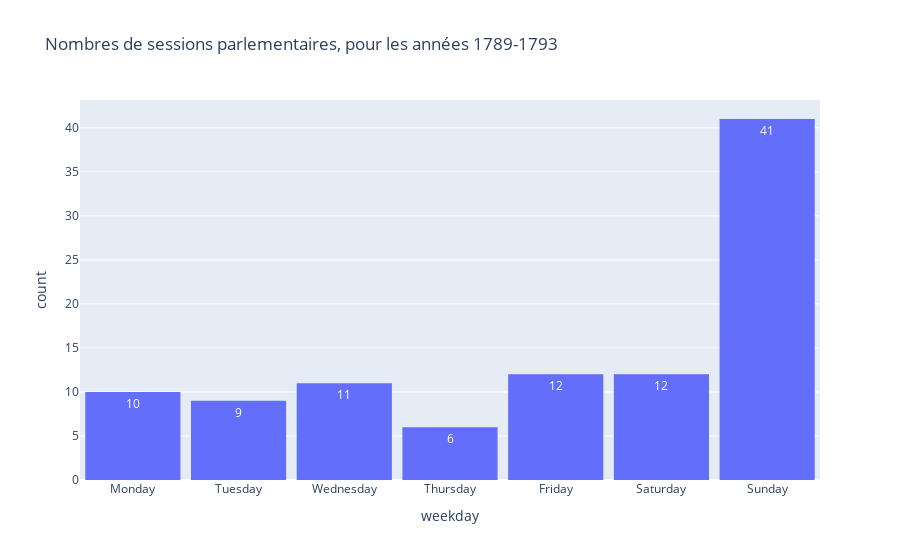

Write notebook code for a chart like this one.
### Code cell
plot_par_jour_de_semaine_dayoff(Assemblee_dayoff, '1789-1793')

### Figure 1 — Plotly figure (JSON) as saved in the notebook; plotly's stock layout.template omitted (floating-point values rounded to 4 significant figures)
{"data": [{"alignmentgroup": "True", "bingroup": "x", "hovertemplate": "weekday=%{x}<br>count=%{y}<extra></extra>", "legendgroup": "", "marker": {"color": "#636efa", "pattern": {"shape": ""}}, "name": "", "offsetgroup": "", "orientation": "v", "showlegend": false, "texttemplate": "%{value}", "type": "histogram", "x": ["Monday", "Sunday", "Sunday", "Sunday", "Wednesday", "Sunday", "Sunday", "Saturday", "Sunday", "Tuesday", "Sunday", "Sunday", "Tuesday", "Thursday", "Sunday", "Sunday", "Sunday", "Sunday", "Sunday", "Friday", "Saturday", "Sunday", "Sunday", "Sunday", "Monday", "Sunday", "Sunday", "Sunday", "Monday", "Sunday", "Sunday", "Sunday", "Sunday", "Friday", "Sunday", "Friday", "Tuesday", "Wednesday", "Sunday", "Monday", "Tuesday", "Sunday", "Sunday", "Wednesday", "Sunday", "Sunday", "Sunday", "Thursday", "Wednesday", "Sunday", "Tuesday", "Sunday", "Friday", "Wednesday", "Monday", "Saturday", "Monday", "Sunday", "Friday", "Monday", "Friday", "Sunday", "Wednesday", "Thursday", "Friday", "Saturday", "Wednesday", "Friday", "Friday", "Wednesday", "Tuesday", "Wednesday", "Wednesday", "Sunday", "Sunday", "Thursday", "Saturday", "Sunday", "Monday", "Tuesday", "Saturday", "Sunday", "Wednesday", "Saturday", "Friday", "Tuesday", "Tuesday", "Saturday", "Saturday", "Friday", "Thursday", "Friday", "Sunday", "Thursday", "Saturday", "Monday", "Saturday", "Sunday", "Sunday", "Saturday", "Monday"], "xaxis": "x", "yaxis": "y"}], "layout": {"bargap": 0.1, "barmode": "relative", "legend": {"tracegroupgap": 0}, "title": {"text": "Nombres de sessions parlementaires, pour les années 1789-1793"}, "xaxis": {"anchor": "y", "automargin": false, "categoryarray": ["Monday", "Tuesday", "Wednesday", "Thursday", "Friday", "Saturday", "Sunday"], "categoryorder": "array", "domain": [0, 1], "title": {"text": "weekday"}}, "yaxis": {"anchor": "x", "domain": [0, 1], "title": {"text": "count"}}}}
